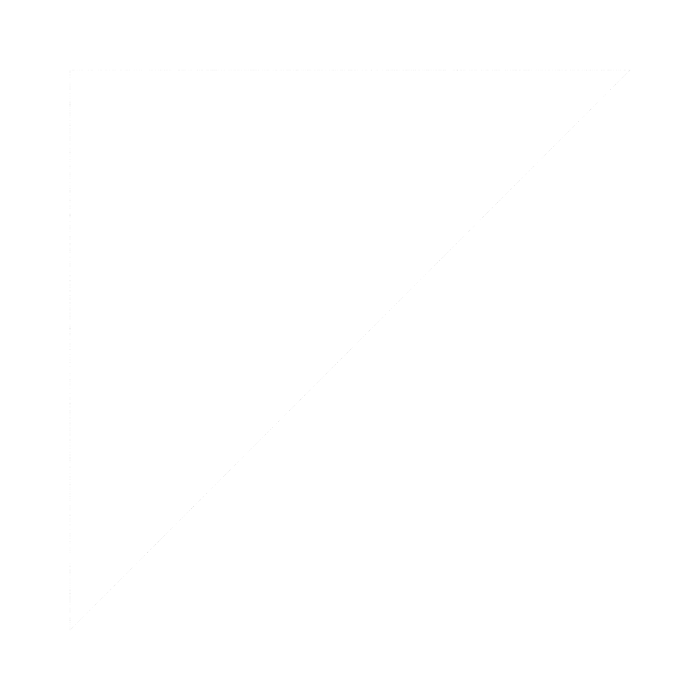
Frame 1 (no input)
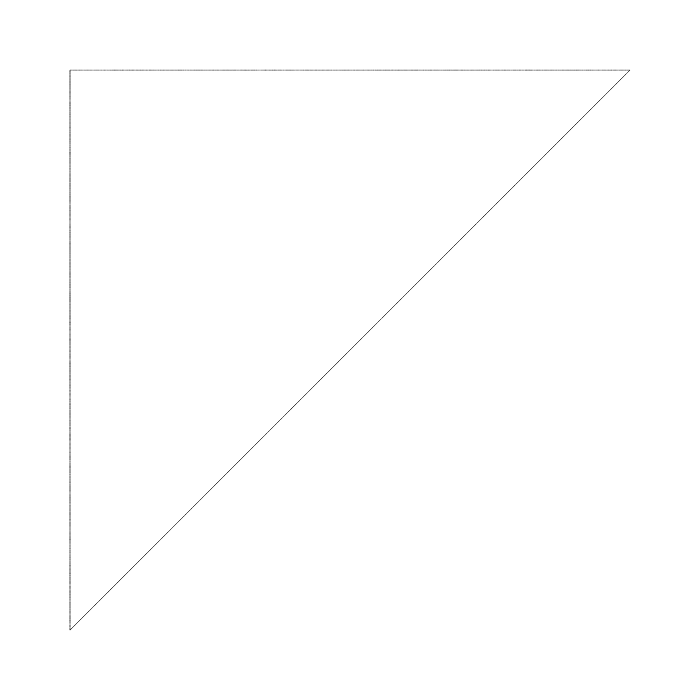
Frame 60 (no input)
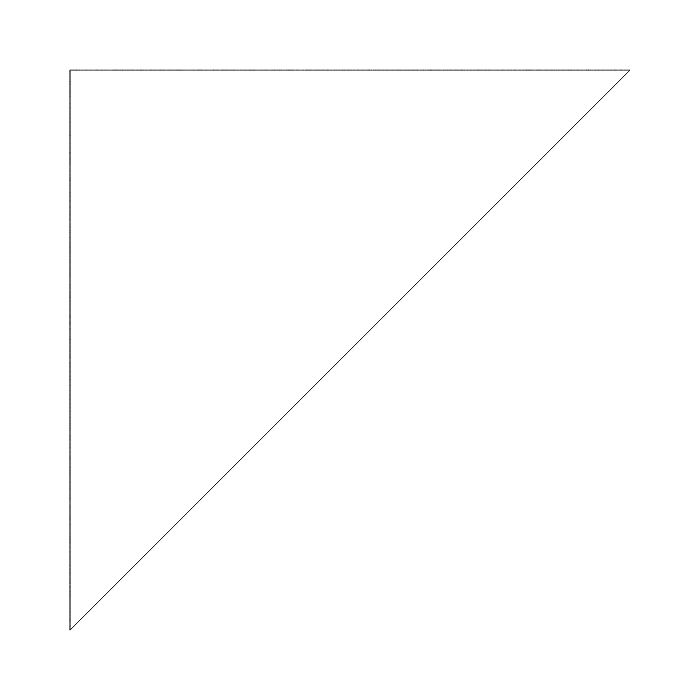
Frame 120 (the mouse pressed at the canvas centre since frame 60)

The p5.js sketch that drew these frames (run headless with seeded random() and noise() and a simulated clock; from frame 60 on, the mouse is pressed at the canvas centre):

// p5.js sketch
// ── sketch.js
/* 
Copyright 2023 Stevan Dedovic

Permission is hereby granted, free of charge, to any person obtaining a copy of this software and associated documentation files (the “Software”), to deal in the Software without restriction, including without limitation the rights to use, copy, modify, merge, publish, distribute, sublicense, and/or sell copies of the Software, and to permit persons to whom the Software is furnished to do so, subject to the following conditions:

The above copyright notice and this permission notice shall be included in all copies or substantial portions of the Software.

THE SOFTWARE IS PROVIDED “AS IS”, WITHOUT WARRANTY OF ANY KIND, EXPRESS OR IMPLIED, INCLUDING BUT NOT LIMITED TO THE WARRANTIES OF MERCHANTABILITY, FITNESS FOR A PARTICULAR PURPOSE AND NONINFRINGEMENT. IN NO EVENT SHALL THE AUTHORS OR COPYRIGHT HOLDERS BE LIABLE FOR ANY CLAIM, DAMAGES OR OTHER LIABILITY, WHETHER IN AN ACTION OF CONTRACT, TORT OR OTHERWISE, ARISING FROM, OUT OF OR IN CONNECTION WITH THE SOFTWARE OR THE USE OR OTHER DEALINGS IN THE SOFTWARE.
*/

// coordinate => number         => 1, 2, 3, -5, 1.2, -9.3
// point      => 2-list coords  => [0, 0], [-3, 2.3]
// triangle   => 3-list point   => [[0, 0], [2, -2], [1.5, 6]]

const defaultTri = [[0.1, 0.1], [0.1, 0.9], [0.9, 0.1]];

function setup() {
  colorMode(HSB, 360, 100, 100, 1.0);
  createCanvas(700, 700);
}

// Converts the normalised canvas coordinate [0, 1] to pixel coord [0, width]
function w(val) {
  return val * width;
}

// Converts the normalised canvas coordinate [0, 1] to pixel coord [0, width]
function h(val) {
  return val * height;
}

// Return whether or not two floats are equal (enough)
function equalf(a, b) {
  return Math.abs(a - b) < Number.EPSILON;
}

// takes in a triangle, returns two new triangles by subdividing the original
function subdivide(tri) {
  const [[ax, ay], [bx, by], [cx, cy]] = tri;
  // step 1 - find the lengths of the sides
  const lenAB = dist(ax, ay, bx, by);
  const lenBC = dist(bx, by, cx, cy);
  const lenCA = dist(cx, cy, ax, ay);
  
  // step 2 - find the longest side
  const lenLongest = Math.max(lenAB, lenBC, lenCA);
  
  // Helper Function
  // Subdivide the triangle ABC along side AB
  // Returns two new triangles.
  const subdivideAB = (a, b, c) => {
    const [ax, ay] = a;
    const [bx, by] = b;
    
    const r = randomGaussian(0.5, 0.08);
    const mx = lerp(ax, bx, r);
    const my = lerp(ay, by, r);
    const p = [mx, my];
    
    return [
      [p, a, c],
      [p, b, c]
    ];
  }
  
  // step 3 - split tri into two along longest side
  const [a, b, c] = tri;
  if (equalf(lenAB, lenLongest)) {
    return subdivideAB(a, b, c);
  }
  if (equalf(lenBC, lenLongest)) {
    return subdivideAB(b, c, a);
  }
  if (equalf(lenCA, lenLongest)) {
    return subdivideAB(c, a, b);
  }
}

function offset(tri, amount) {
  const [[x1, y1], [x2, y2], [x3, y3]] = tri;
  
  // find the centroid
  const cx = (x1 + x2 + x3) / 3;
  const cy = (y1 + y2 + y3) / 3;
  
  const lenLongest = Math.max(
    dist(x1, y1, cx, cy),
    dist(x2, y2, cx, cy),
    dist(x3, y3, cx, cy)
  );
  
  const moveToward = (px, py, tx, ty) => {
    const theta = atan2(ty - py, tx - px);
    
    const len = dist(px, py, tx, ty);
    const scaleFactor = len / lenLongest;
    
    return [
      px + amount * scaleFactor * cos(theta),
      py + amount * scaleFactor * sin(theta)
    ];
  };
  
  return [
    moveToward(x1, y1, cx, cy),
    moveToward(x2, y2, cx, cy),
    moveToward(x3, y3, cx, cy),
  ];
}

const density = 500;
function paintLine(a, b) {
  const [x1, y1] = a;
  const [x2, y2] = b;
  const len = dist(x1, y1, x2, y2);
  
  if (len < 0.007) {
    return;
  }
  
  const numGrains = len * density;
  for(let i = 0; i < numGrains; i++) {
    const r = random();
    const px = lerp(x1, x2, r);
    const py = lerp(y1, y2, r);
    
    point(w(px), h(py));
  }
}

let toDraw = [defaultTri];
let shouldDraw = true;

function draw() {
  // background(0, 0, 90);
  strokeWeight(w(0.001));
  
  noFill();
  stroke(0, 0, 0, 0.1);
  
  if (keyIsDown(74)) { // "j"
    toDraw = toDraw.map(tri => offset(tri, 0.001));
  }
  if (keyIsDown(75)) { // "k"
    toDraw = toDraw.map(tri => offset(tri, -0.001));
  }
  
  if (shouldDraw) {
    for(tri of toDraw) {
      const [a, b, c] = tri;
      paintLine(a, b);
      paintLine(b, c);
      paintLine(c, a);
    }
  }
}

function keyPressed() {
  if (key === 's') {
    toDraw = toDraw.flatMap(subdivide);
  }
  
  if (key === 'd') {
    shouldDraw = !shouldDraw;
  }
  
  if (key === 'r') {
    shouldDraw = true;
    toDraw = [defaultTri];
    background(0, 0, 100);
  }
}
